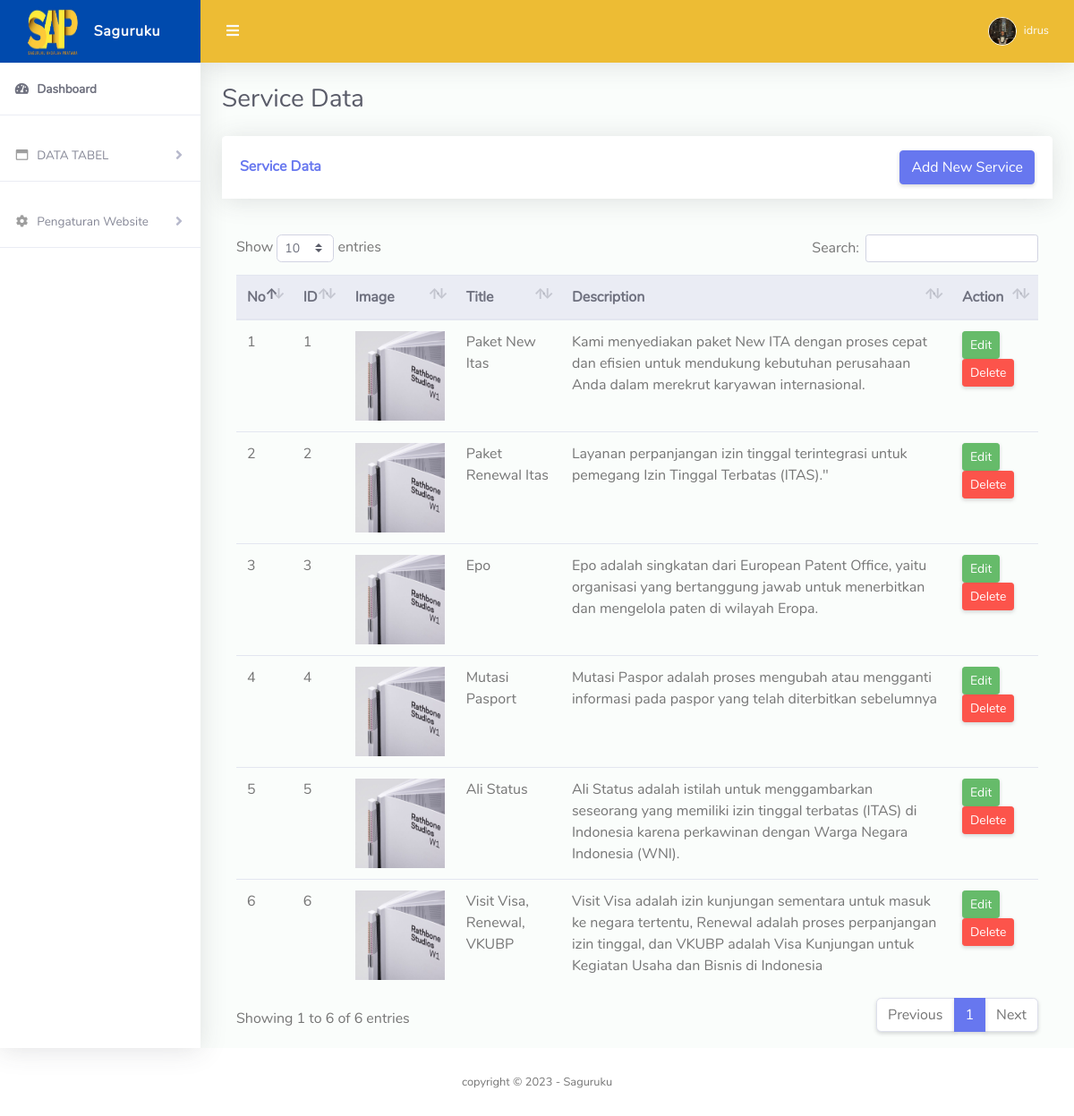
Page /admin/service.php (signed in) on the committed database.
### tables this page shows
CREATE TABLE `services` (
  `id` int(11) NOT NULL,
  `title` varchar(255) NOT NULL,
  `image_url` varchar(255) NOT NULL,
  `description` text NOT NULL
);

### admin/service.php (the view)
<?php
include '../include/config.php';
?>
<?php include 'include/navbar.php'; ?>
<div class="container-fluid" id="container-wrapper">
    <div class="d-sm-flex align-items-center justify-content-between mb-4">
        <h1 class="h3 mb-0 text-gray-800">Service Data</h1>
    </div>
    <div class="row">
        <div class="col-lg-12">
            <div class="card mb-4">
                <div class="card-header py-3 d-flex flex-row align-items-center justify-content-between">
                    <h6 class="m-0 font-weight-bold text-primary">Service Data</h6>
                    <a href="add-service.php" class="btn btn-primary">Add New Service</a>
                </div>
                </div>
                <div class="table-responsive p-3">
                    <table class="table align-items-center table-flush" id="dataTable">
                        <thead class="thead-light">
                            <tr>
                                <th>No</th>
                                <th>ID</th>
                                <th>Image</th>
                                <th>Title</th>
                                <th>Description</th>
                                <th>Action</th>
                            </tr>
                        </thead>
                        <tbody>
                            <?php
                            $sql = "SELECT * FROM services";
                            $result = mysqli_query($conn, $sql);
                            if (mysqli_num_rows($result) > 0) {
                                $count = 1;
                                while ($row = mysqli_fetch_assoc($result)) {
                                    echo "<tr>";
                                    echo "<td>" . $count . "</td>";
                                    echo "<td>" . $row['id'] . "</td>";
                                    echo "<td><img src='../uploads/" . $row['image_url'] . "' alt='Service Image' style='width: 100px; height: 100px;'></td>";
                                    echo "<td>" . $row['title'] . "</td>";
                                    echo "<td>" . $row['description'] . "</td>";
                                    echo "<td>
                                        <a href='edit-service.php?id=" . $row['id'] . "' class='btn btn-success btn-sm'>Edit</a>
                                        <a href='delete-service.php?id=" . $row['id'] . "' class='btn btn-danger btn-sm' onclick='return confirm(\"Are you sure you want to delete this service?\")'>Delete</a>
                                    </td>";
                                    echo "</tr>";
                                    $count++;
                                }
                            }
                            ?>
                        </tbody>
                    </table>
                </div>
            </div>
        </div>
    </div>
</div>
<?php include 'include/footer.php'; ?>

### admin/include/navbar.php (shortened to what this page needs)
<?php
require '../include/config.php';
if (isset($_SESSION['user_id'])) {
    $user_id = $_SESSION['user_id'];
    $sql = "SELECT username, images FROM admins WHERE id = '$user_id'";
    $result = mysqli_query($conn, $sql);
    if (mysqli_num_rows($result) > 0) {
        $row = mysqli_fetch_assoc($result);
        $username = $row['username'];
        $user_image = $row['images'];
    }
} else {
    header("Location: ../login/index.php");
    exit;
}
?>
<!DOCTYPE html>
<html lang="en">
<head>
    <link href="asset/vendor/fontawesome-free/css/all.min.css" rel="stylesheet" type="text/css">
    <link href="asset/vendor/bootstrap/css/bootstrap.min.css" rel="stylesheet" type="text/css">
    <link href="asset/css/ruang-admin.min.css" rel="stylesheet">
    <link href="asset/vendor/datatables/dataTables.bootstrap4.min.css" rel="stylesheet">
</head>
<body id="page-top">
    <div id="wrapper">
        <ul class="navbar-nav sidebar sidebar-light accordion" id="accordionSidebar">
            <a class="sidebar-brand d-flex align-items-center justify-content-center" href="index.php">
                <div class="sidebar-brand-icon">
                    <img src="asset/img/saguruku.jpg" width="60" height="55">
                </div>
                <div class="sidebar-brand-text mx-3">Saguruku</div>
            </a>
            <hr class="sidebar-divider my-0">
            <li class="nav-item active">
                <a class="nav-link" href="index.php">
                    <i class="fas fa-fw fa-tachometer-alt"></i>
                    <span>Dashboard</span></a>
            </li>
            <hr class="sidebar-divider">
            <li class="nav-item">
                <a class="nav-link collapsed" href="#" data-toggle="collapse" data-target="#collapseBootstrap" aria-expanded="true" aria-controls="collapseBootstrap">
                    <i class="far fa-fw fa-window-maximize"></i>
                    <span>DATA TABEL</span>
                </a>
            </li>
            <hr class="sidebar-divider">
            <li class="nav-item">
                <a class="nav-link collapsed" href="#" data-toggle="collapse" data-target="#collapsePengaturan" aria-expanded="true" aria-controls="collapsePengaturan">
                    <i class="fas fa-fw fa-cog"></i>
                    <span>Pengaturan Website</span>
                </a>
            </li>
            <hr class="sidebar-divider">
        </ul>
        <div id="content-wrapper" class="d-flex flex-column">
            <div id="content">
                <nav class="navbar navbar-expand navbar-light bg-navbar topbar mb-4 static-top">
                    <button id="sidebarToggleTop" class="btn btn-link rounded-circle mr-3">
                        <i class="fa fa-bars"></i>
                    </button>
                    <ul class="navbar-nav ml-auto">
                        <li class="nav-item dropdown no-arrow">
                            <a class="nav-link dropdown-toggle" href="#" id="userDropdown" role="button" data-toggle="dropdown" aria-haspopup="true" aria-expanded="false">
                                <img class="img-profile rounded-circle" src="uploads/<?php echo $user_image; ?>" style="max-width: 60px">
                                <span class="ml-2 d-none d-lg-inline text-black small">
                                    <?php echo $username; ?>
                                </span>
                            </a>
                        </li>
                    </ul>
                </nav>

### admin/include/footer.php (shortened to what this page needs)
  </div>
        </div>
      <footer class="sticky-footer bg-white">
      <div class="container my-auto">
          <div class="copyright text-center my-auto">
            <span>copyright &copy; <script> document.write(new Date().getFullYear()); </script> - Saguruku</span>
          </div>
        </div>
      </footer>
</body>
</html>

### rows in the picture
services: id "1", image_url (picture), title "Paket New Itas", description "Kami menyediakan paket New ITA dengan proses cepat dan efisien untuk mendukung kebutuhan perusahaan Anda dalam merekrut karyawan internasional."
services: id "2", image_url (picture), title "Paket Renewal Itas", description "Layanan perpanjangan izin tinggal terintegrasi untuk pemegang Izin Tinggal Terbatas (ITAS).\""
services: id "3", image_url (picture), title "Epo", description "Epo adalah singkatan dari European Patent Office, yaitu organisasi yang bertanggung jawab untuk menerbitkan dan mengelola paten di wilayah Eropa."
services: id "4", image_url (picture), title "Mutasi Pasport", description "Mutasi Paspor adalah proses mengubah atau mengganti informasi pada paspor yang telah diterbitkan sebelumnya"
services: id "5", image_url (picture), title "Ali Status", description "Ali Status adalah istilah untuk menggambarkan seseorang yang memiliki izin tinggal terbatas (ITAS) di Indonesia karena perkawinan dengan Warga Negara Indonesia (WNI)."
services: id "6", image_url (picture), title "Visit Visa, Renewal, VKUBP", description "Visit Visa adalah izin kunjungan sementara untuk masuk ke negara tertentu, Renewal adalah proses perpanjangan izin tinggal, dan VKUBP adalah Visa Kunjungan untuk Kegiatan Usaha dan Bisnis di Indonesia"

### other values in the picture
$username "idrus"
